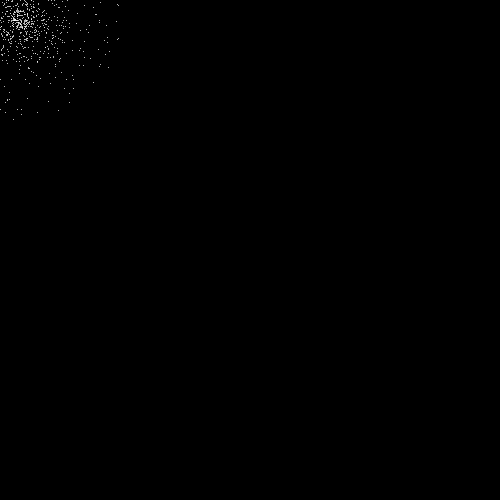
Frame 1 (no input)
Frame 60 (the mouse pressed at the canvas centre just before this capture): identical to frame 1, image omitted
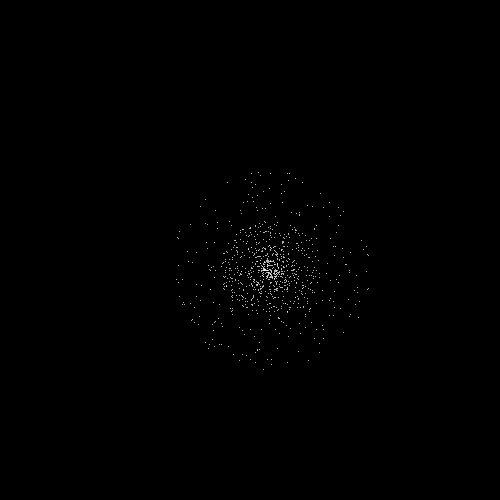
Frame 120 (the mouse held since frame 60 and released just before this capture)

The Processing sketch that drew these frames (run headless with seeded random() and noise(); from frame 60 on, the mouse is pressed at the canvas centre):

// Processing sketch: dots
// ── dots.pde


FingerCloud touchPoint = new FingerCloud(50);
FingerCloud aura = new FingerCloud(100);
FingerCloud center = new FingerCloud(20);
FingerCloud halo = new FingerCloud(200);

void setup(){
  size(500,500);
  touchPoint.populate(200, "NaN");
    aura.populate(400, "NaN");
    center.populate(100, "NaN");
    halo.populate(300, "NaN");
  
  
}

void draw(){
  background(0);
  stroke(255);
  
  touchPoint.place(mouseX+20,mouseY+20);
  aura.place(mouseX+20,mouseY+20);
  center.place(mouseX+20,mouseY+20);
  halo.place(mouseX+20, mouseY+20);
  
  
}
// ── fingerCloud.pde

class FingerCloud {

  int x;
  int y;
  int size;
  int density;
  String style;
  int[][] positions = {{0, 0}};

  FingerCloud(int size_in) {
    size = size_in;
  }

  void populate(int density_in, String style_in) {
    density = density_in;
    style = style_in;
    //currently only one style
    positions = new int[density][2];

    for (int i = 0; i < positions.length; i++) {
      println("did this happen");

      positions[i] = recursiveNumbers();
    }
  }

  void place(int x_in, int y_in) {
    x=x_in;
    y=y_in;   

    for (int i = 0; i < positions.length; i++) {

      point(x+positions[i][0], y+positions[i][1]);
    }
  }


  int[] recursiveNumbers() {
    int arbitrary_X = int(random(-size/2, size/2));
    int arbitrary_Y = int(random(-size/2, size/2));
    println("did it recurse?");

    if (sqrt((arbitrary_X*arbitrary_X)+(arbitrary_Y*arbitrary_Y)) > size/2) {
      return this.recursiveNumbers();
    } else {  

      int[] pair = {arbitrary_X, arbitrary_Y};

      return pair;
    }
  }
}
